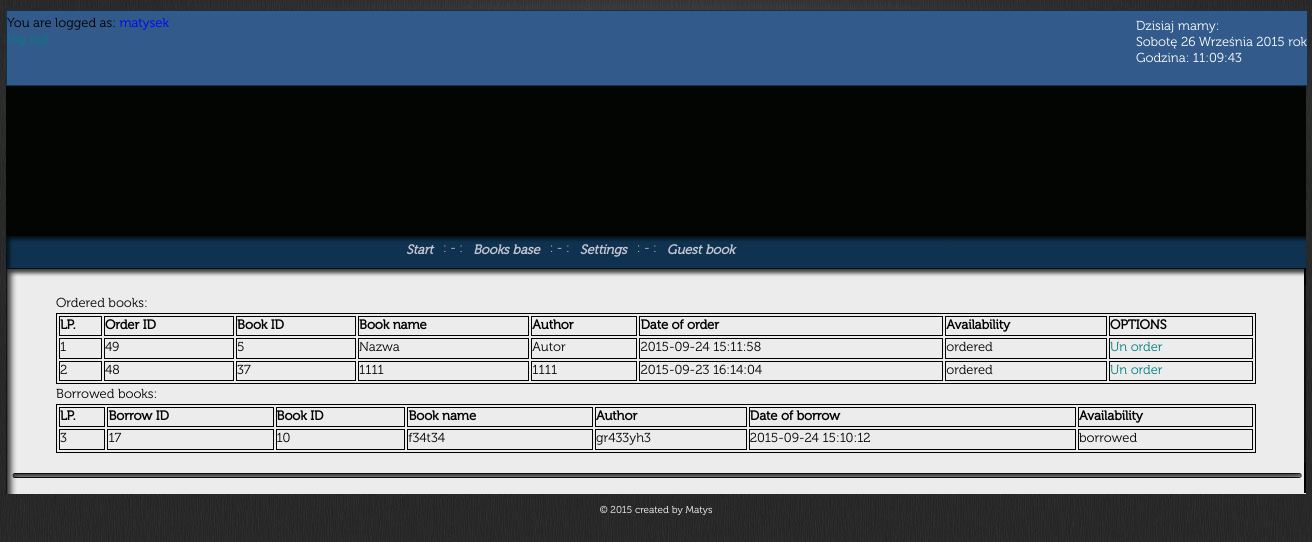
/my.ordered.books.php (signed in), run on an earlier commit of the app's database.
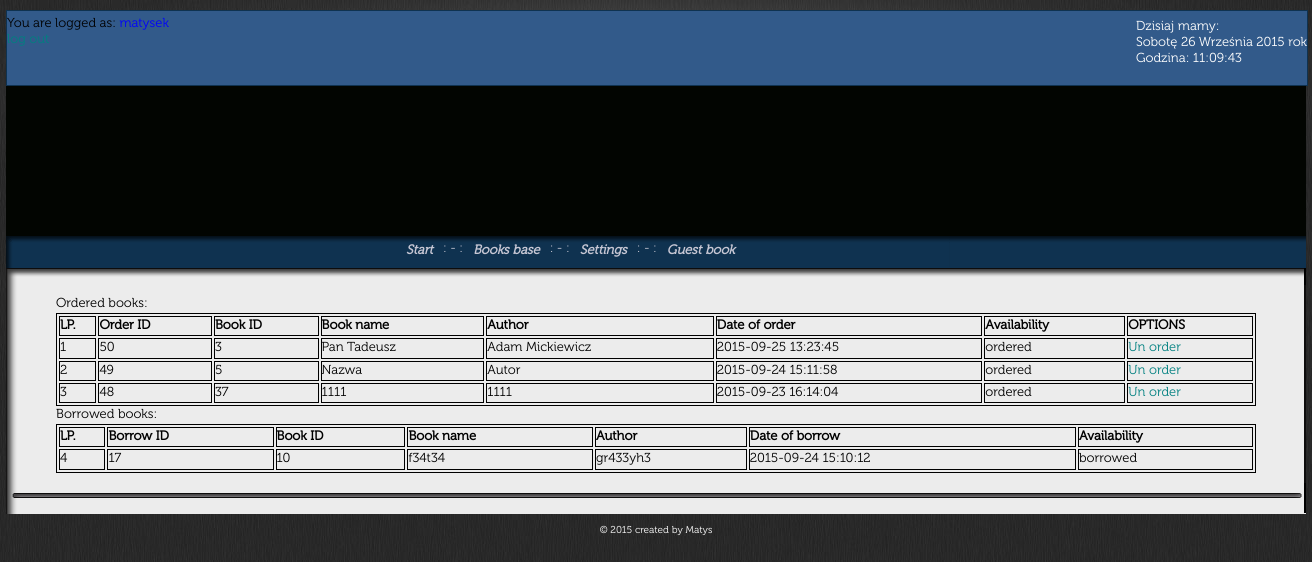
And on a later commit of the database.
### tables this page shows
CREATE TABLE IF NOT EXISTS `orders` (
  `order_id` int(10) unsigned NOT NULL,
  `user_id` int(10) unsigned NOT NULL,
  `book_id` int(10) unsigned NOT NULL,
  `date_of_order` timestamp NOT NULL DEFAULT CURRENT_TIMESTAMP
);

CREATE TABLE IF NOT EXISTS `table_books` (
  `book_id` int(10) unsigned NOT NULL,
  `book_name` varchar(50) NOT NULL,
  `author` varchar(50) NOT NULL,
  `publishing_house` varchar(50) NOT NULL,
  `year_of_publication` smallint(6) NOT NULL,
  `binding` tinyint(4) NOT NULL,
  `availability` tinyint(4) unsigned NOT NULL DEFAULT '2',
  `date_added_book` timestamp NOT NULL DEFAULT CURRENT_TIMESTAMP
);

CREATE TABLE IF NOT EXISTS `borrowed_books` (
  `borrowed_id` int(10) unsigned NOT NULL,
  `book_id` int(10) unsigned NOT NULL,
  `user_id` int(10) unsigned NOT NULL,
  `date_borrowed_book` timestamp NOT NULL DEFAULT CURRENT_TIMESTAMP ON UPDATE CURRENT_TIMESTAMP
);

### my.ordered.books.php (the view, shortened to what this page needs)
<?php
include_once  'include/meta.inc.php';
?>
</head>
<body onload="zegar();">
	<div align="center">
		<div id="kontener">
			<div id="panel">
				<div id="formularz"><?php include 'include/login.user.php';	?>
				</div>
				<div id="zegar">
				</div>
			</div>
			<div id="gorna_czesc_kontenera">
	    	</div>
		<?php
		include_once 'include/middle.menu.inc.php';
		?>
			<div id="zawartosc">
				<div id="gorna_czesc_zawartosci"></div>
				<div id="srodkowa_czesc_zawartosci">
					<div id="tekst">
                                            <?php
if (isset($_SESSION['user_id']))
{
    echo "<p> Ordered books: </p>
        <table border='1' style='float: left; '>
            <tr>
                <th>LP.</th>
                <th>Order ID</th>
                <th>Book ID</th>
                <th>Book name</th>
                <th>Author</th>
                <th>Date of order</th>
                <th>Availability</th>
                <th>OPTIONS</th>
            </tr>";
    $user_id = $_SESSION['user_id'];
    $query = "SELECT order_id, o.book_id, book_name, author, date_of_order, availability FROM (orders o LEFT JOIN table_books t ON o.book_id = t.book_id) WHERE user_id=$user_id AND availability=1 LIMIT 5";
    $result = mysql_query($query) or die (mysql_error());
    $i = 0;
    while ($row = mysql_fetch_assoc($result))
    {
                        $i++;
                        if ($row['availability']==1)
                            $row['availability']= 'ordered';
                        $book_id = $row['book_id'];
                        echo "<tr><td>".$i."</td>";
                        echo "<td>".$row['order_id']."</td>";
                        echo "<td>".$row['book_id']."</td>";
                        echo "<td>".$row['book_name']."</td>";
                        echo "<td>".$row['author']."</td>";
                        echo "<td>".$row['date_of_order']."</td>";
                        echo "<td>".$row['availability']."</td>";
                        if ($row['availability']=='ordered')
                        echo "<td><a href='my.ordered.books.php?book_id=$book_id'>Un order</a></td></tr>";
    }
    echo "</table><br /><br />";
    echo "<br /><br />Borrowed books: ";
    $query = "SELECT borrowed_id, t.book_id, book_name, author, date_borrowed_book FROM borrowed_books b RIGHT JOIN table_books t ON t.book_id=b.book_id WHERE user_id=$user_id AND availability=0 LIMIT 5";
    $result = mysql_query($query) or die (mysql_error());
    echo "<table border='1' style='float: left;'>
            <tr>
                <th>LP.</th>
                <th>Borrow ID</th>
                <th>Book ID</th>
                <th>Book name</th>
                <th>Author</th>
                <th>Date of borrow</th>
                <th>Availability</th>
            </tr>";
    while ($row = mysql_fetch_assoc($result))
    {
        $i++;
        if ($row['availability']==0)
            $row['availability']= 'borrowed';
        echo "<tr><td>".$i."</td>";
        echo "<td>".$row['borrowed_id']."</td>";
        echo "<td>".$row['book_id']."</td>";
        echo "<td>".$row['book_name']."</td>";
        echo "<td>".$row['author']."</td>";
        echo "<td>".$row['date_borrowed_book']."</td>";
        echo "<td>".$row['availability']."</td>";
    }
}
echo "</table>";
                                            ?>
					</div>
				</div>
				<div id="dolna_czesc_zawartosci"></div>
			</div>
		<div id="stopka">
			&copy; 2015  created by Matys
		</div>
	  </div>
	</div>
	</body>
</html>

### include/meta.inc.php (shortened to what this page needs)
<!doctype html>
<html lang="en">
<head>
<link rel="stylesheet" media="screen, projection" href="style.css" type="text/css"/>

### include/login.user.php (shortened to what this page needs)
<head>
</head>
<body bgcolor="#EEEEEE">
<?php
if (isset($_SESSION['logged']))
{
    if ($_SESSION['logged'] == 1)
    {
        echo "You are logged as: <font style='color:grey'>".$_SESSION["login"]."</font><br /> you are not registered check email and activate account <br />";
        if (!isset($_GET['activation_code']))
        {
        echo "Send activation E-mail<a href='index.php?activation_code=sendcode'>Send</a><br>";
        }
        echo "<a href='index.php?action=log_out'>log out</a><br />";
        $_SESSION["logged"] = 1;
    }
    elseif ($_SESSION['logged'] == 2)
    {
        echo "You are logged as: <font style='color:blue'>".$_SESSION["login"]."</font><br />";
        echo "<a href='index.php?action=log_out'>log out </a><br />";
    }
    elseif ($_SESSION['logged'] == 3)
    {
        echo "You are logged as: <font style='color:red'>".$_SESSION["login"]."</font><br />";
        echo "<a href='index.php?action=log_out'>log out</a><br />";
        $_SESSION["logged"] = 3;
    }
}
?>

### include/middle.menu.inc.php (shortened to what this page needs)
                     <div id="srodkowe_menu">
<ul id="pierwszy_poziom" style="margin-left: 400px;">
	<li><a href="index.php"><span class="link2">Start</span></a></li>
		<li><span class="odstepik">: - :</span></li>
		<li><a href="#"><span class="link2">Books base</span></a>
		</li>
                                     <li><span class="odstepik">: - :</span></li>
		<li><a href="#"><span class="link2">Settings</span></a>
			</li>
		<li><span class="odstepik">: - :</span></li>
		<li><a href="guestbook.php"><span class="link2">Guest book</span></a></li>
</ul>
                     </div>

### style.css (style rules this page uses)
* { padding: 0; margin: 0; border: 0px; font-size: 13px; }
body { background-image: url('obrazki/tlo_strony.jpg'); background-attachment: fixed; }
a { font-family: 'museo-300'; color: teal; text-decoration:none; }
p { font-family: 'museo-300'; text-align:justify; }
#kontener { width: 1300px; margin: 0 auto; }
#gorna_czesc_kontenera { position: relative; margin-top: 0px; background-image: url('obrazki/banner.gif'); width: 1300px; height: 150px; }
#panel { font-family: 'museo-300'; margin-top: 10px; border: 1px solid #0f3250; width: 1300px; height: 74px; background-color: #325a8a; text-align: left; }
#formularz { float:left; clear:left; width: 400px; margin-top: 5px; }
#zegar { font-family: 'museo-300'; margin-top: 8px; float:right; clear:right; }
#srodkowe_menu { background-image: url('obrazki/srodkowe_menu.gif'); width: 1300px; height: 32px; }
#srodkowe_menu li { font-family: 'museo-300'; list-style-type: none; float: left; }
#srodkowe_menu li a { display: inline-block; border-bottom: none; color: #C7C7D4; font-size: 13px; font-family: 'museo-300'; font-weight: bold; font-style: italic; }
#srodkowe_menu li span.link2 { display: block; margin-top: 7px; }
#srodkowe_menu #pierwszy_poziom { margin-left: 50px; }
#srodkowe_menu span.odstepik { display:inline-block; margin: 5px 10px 0px 10px; color: #C7C7D4; }
#pierwszy_poziom li { position: relative; }
#pierwszy_poziom > li { height: 32px; }
#zawartosc { width: 1300px; }
#gorna_czesc_zawartosci { background-image: url('obrazki/gorna_czesc_zawartosci.gif'); width: 1300px; height: 17px; }
#srodkowa_czesc_zawartosci { background-image: url('obrazki/srodkowa_czesc_zawartosci.gif'); width: 1300px; background-repeat: repeat-y; }
#dolna_czesc_zawartosci { background-image: url('obrazki/dolna_czesc_zawartosci.gif'); width: 1300px; height: 31px; }
#tekst { text-align:justify; padding: 10px 10px; line-height: 140%; font: 13px;// Arial, Ubuntu, "Lucida Console", Helvetica, sans-serif; font-family: 'museo-300'; line-height: 1.4; width: 1200px; overflow-x:auto; }
#stopka { margin-top: 10px; margin-bottom: 5px; color: white; font-family: 'museo-300'; font-size: 10px; }
table, th, td { border: 1px solid black; }
table { width: 100%; }

What changed in the data, as far as the page shows it:
added orders: order_id "50", book "3", book.book_name "Pan Tadeusz", book.author "Adam Mickiewicz", date_of_order "2015-09-25 13:23:45", availability "ordered"
